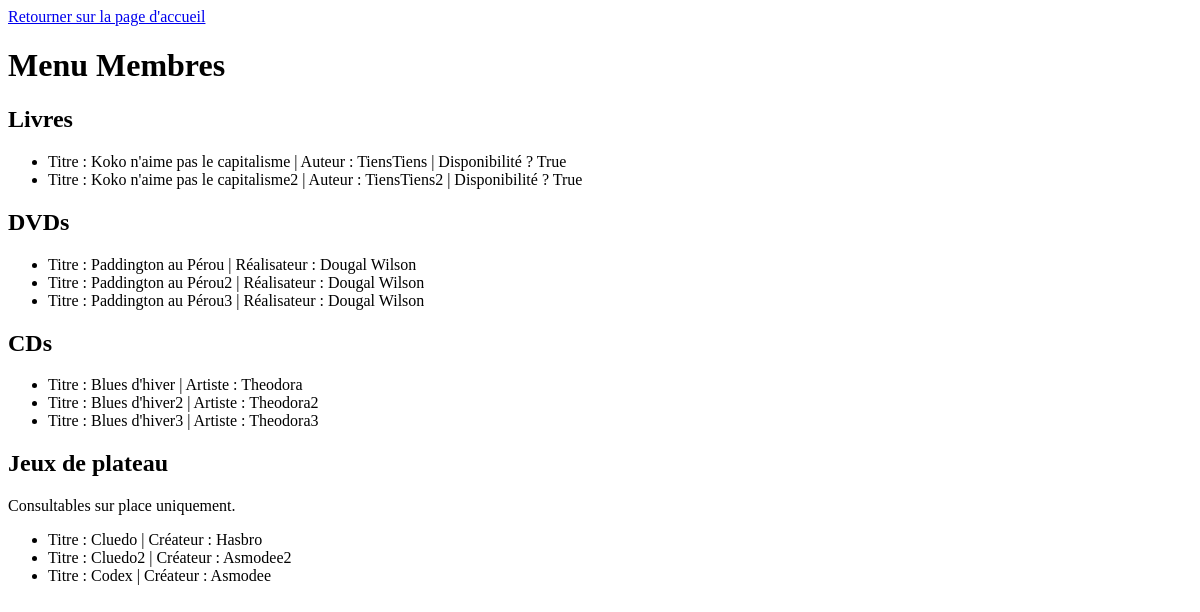
/membre/, run on an earlier commit of the app's database.
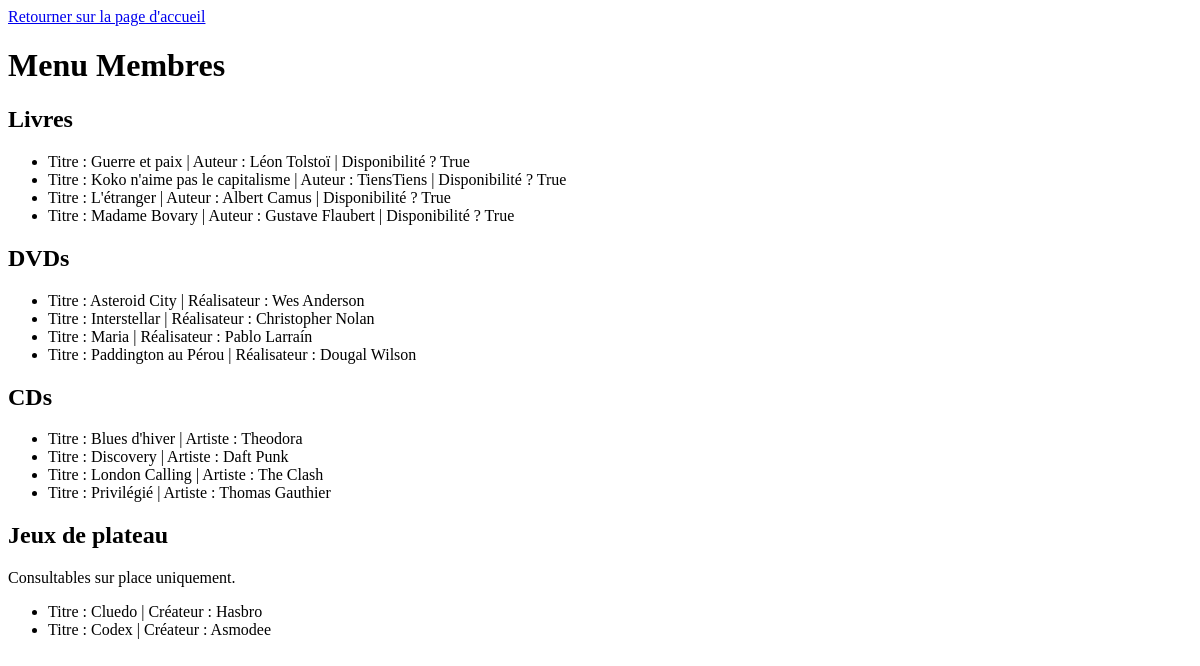
And on a later commit of the database.
### mediatheque/models/media.py (models this page shows)
class Media(models.Model):
    name = models.CharField(max_length=150)
    date_emprunt = models.DateField(null=True, blank=True)
    disponible = models.BooleanField(default=True)
    emprunteur = models.ForeignKey("bibliothecaire.Emprunteur", on_delete=models.SET_NULL, null=True, blank=True)

class Livre(Media):
    auteur = models.CharField(max_length=150)

class Media(models.Model):
    name = models.CharField(max_length=150)
    date_emprunt = models.DateField(null=True, blank=True)
    disponible = models.BooleanField(default=True)
    emprunteur = models.ForeignKey("bibliothecaire.Emprunteur", on_delete=models.SET_NULL, null=True, blank=True)

class Dvd(Media):
    realisateur = models.CharField(max_length=150)

class Cd(Media):
    artiste = models.CharField(max_length=150)

### mediatheque/models/jeu.py (models this page shows)
class JeuDePlateau(models.Model):
    name = models.CharField(max_length=150)
    createur = models.CharField(max_length=150)

### membre/views.py (the view)
# urls.py: path('', menuMembre, name="menuMembre"),
def menuMembre(request):
    livres = Livre.objects.all()
    cds = Cd.objects.all()
    dvds = Dvd.objects.all()
    jeux = JeuDePlateau.objects.all()
    return render(request, "menuMembre.html", {
        'livres': livres,
        'cds': cds,
        'dvds': dvds,
        'jeux': jeux
    })

### membre/templates/menuMembre.html (shortened to what this page needs)
{% load static %}
<!DOCTYPE html>
<html lang="fr">
<head>
</head>
<header>
    <a href="/">Retourner sur la page d'accueil</a>
</header>
<body>
<h1>Menu Membres</h1>
<h2>Livres</h2>
<ul>
    {% for livre in livres|dictsort:"name" %}
        <li>Titre : {{ livre.name }} | Auteur : {{ livre.auteur }} | Disponibilité ? {{ livre.disponible}}</li>
    {% empty %}
        <li>Aucun livre disponible.</li>
    {% endfor %}
</ul>
<h2>DVDs</h2>
<ul>
    {% for dvd in dvds|dictsort:"name" %}
        <li>Titre : {{ dvd.name }} | Réalisateur : {{ dvd.realisateur }}</li>
    {% empty %}
        <li>Aucun DVD disponible.</li>
    {% endfor %}
</ul>
<h2>CDs</h2>
<ul>
    {% for cd in cds|dictsort:"name" %}
        <li>Titre : {{ cd.name }} | Artiste : {{ cd.artiste }}</li>
    {% empty %}
        <li>Aucun CD disponible.</li>
    {% endfor %}
</ul>
<h2>Jeux de plateau</h2>
<p>Consultables sur place uniquement.</p>
<ul>
    {% for jeu in jeux|dictsort:"name" %}
        <li>Titre : {{ jeu.name }} | Créateur : {{ jeu.createur }} </li>
    {% empty %}
        <li>Aucun jeu de plateau disponible.</li>
    {% endfor %}
</ul>
</body>
</html>

What changed in the data, as far as the page shows it:
removed Livre: name "Koko n'aime pas le capitalisme2", auteur "TiensTiens2", disponible "True"
removed Dvd: name "Paddington au Pérou2", realisateur "Dougal Wilson"
removed Dvd: name "Paddington au Pérou3", realisateur "Dougal Wilson"
removed Cd: name "Blues d'hiver2", artiste "Theodora2"
removed Cd: name "Blues d'hiver3", artiste "Theodora3"
removed JeuDePlateau: name "Cluedo2", createur "Asmodee2"
added Livre: name "Guerre et paix", auteur "Léon Tolstoï", disponible "True"
added Livre: name "L'étranger", auteur "Albert Camus", disponible "True"
added Livre: name "Madame Bovary", auteur "Gustave Flaubert", disponible "True"
added Dvd: name "Asteroid City", realisateur "Wes Anderson"
added Dvd: name "Interstellar", realisateur "Christopher Nolan"
added Dvd: name "Maria", realisateur "Pablo Larraín"
added Cd: name "Discovery", artiste "Daft Punk"
added Cd: name "London Calling", artiste "The Clash"
added Cd: name "Privilégié", artiste "Thomas Gauthier"
